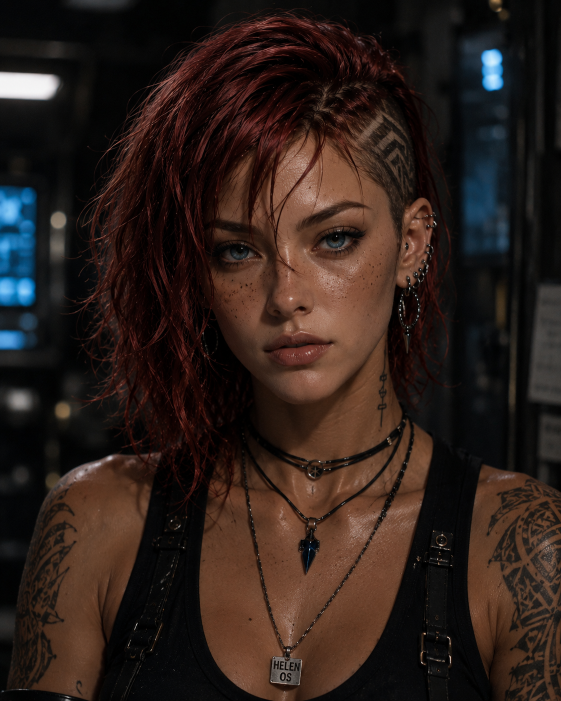
#> input picture artifacts/video/ship_2e_helen_speaks/source/helen_source.png, 1122 x 1402 px (shown at 1/2 size)
$ python -i embedders.py   (imports and definitions only)   (older library calls are emulated)
#> lines starting #> are read from the running program, lines starting #| are printed output that depends on the picture
#> further down, picture is the input picture: PIL image 1122x1402 RGB; mean R, G, B 45.4, 31.9, 26.5
"""Pixel-dependent embedder stubs — gates are meaningful even before ArcFace wiring.

Per operator 2026-04-20 revision: embedders MUST depend on image pixels,
otherwise the gate is vacuous (passes/fails regardless of content).
"""
import numpy as np
import cv2
from PIL import Image


def _to_gray(img: Image.Image, size: int = 96) -> np.ndarray:
#> called with size = 96
    arr = np.array(img.convert("RGB"))
    arr = cv2.resize(arr, (size, size), interpolation=cv2.INTER_AREA)
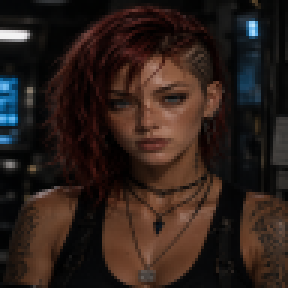
#> arr: shape (96, 96, 3) (shown 3 times larger); mean R, G, B 45.4, 31.9, 26.5
    gray = cv2.cvtColor(arr, cv2.COLOR_RGB2GRAY)
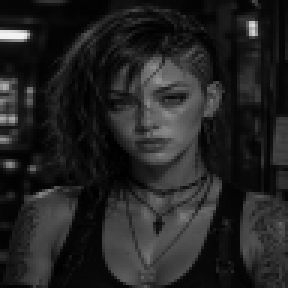
#> gray: shape (96, 96) (shown 3 times larger); min 0, max 243, mean 35.3
    return gray.astype(np.float32) / 255.0


def _unit(x: np.ndarray) -> np.ndarray:
    return x / (np.linalg.norm(x) + 1e-8)


class PixelHashEmbedder:
    """
    Fast, deterministic, image-dependent embedding:
      - computes DCT low-freq blocks (256 dims)
      - gradients histogram stats (mean / std / p90)
      - concat + trim/pad to requested dim
      - L2-normalize

    This is a placeholder until ArcFace (REAL) / anime embedder (TWIN) are wired.
    Enough signal for the calibration script to produce meaningful anchors.
    """
    def __init__(self, dim: int = 256):
        self.dim = dim

    def __call__(self, img: Image.Image) -> np.ndarray:
        g = _to_gray(img, 96)
        # DCT low-freq
        dct = cv2.dct(g)
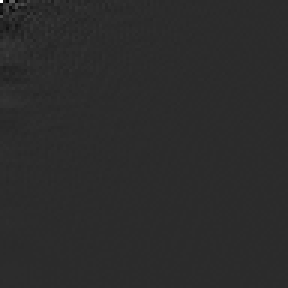
#> dct: shape (96, 96) float32 (shown 3 times larger); min -2.77, max 13.3, mean 0.000827; drawn with min black and max white
        low = dct[:16, :16].reshape(-1)  # 256 dims
#> low = 256 values, max 13.3 at index 0, min -2.77 at index 2, mean 0.0228
        # Gradient histogram (extra stability)
        gx = cv2.Sobel(g, cv2.CV_32F, 1, 0, ksize=3)
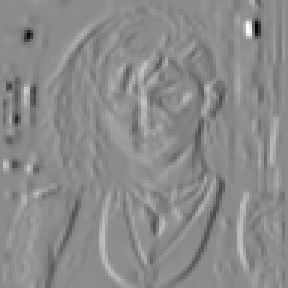
#> gx: shape (96, 96) float32 (shown 3 times larger); min -2.77, max 2.32, mean -0.00296; drawn with min black and max white
        gy = cv2.Sobel(g, cv2.CV_32F, 0, 1, ksize=3)
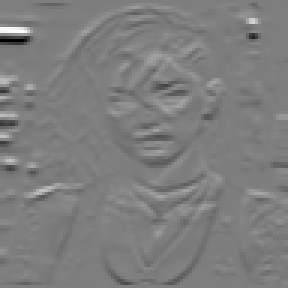
#> gy: shape (96, 96) float32 (shown 3 times larger); min -3.37, max 3.44, mean 0.00304; drawn with min black and max white
        mag = np.sqrt(gx * gx + gy * gy).reshape(-1)
#> mag = 9216 values, max 3.45 at index 967, min 0 at index 0, mean 0.281
        stats = np.array(
            [mag.mean(), mag.std(), np.percentile(mag, 90)],
            dtype=np.float32,
        )
#> stats = [0.281, 0.339, 0.653]
        v = np.concatenate([low.astype(np.float32), stats], axis=0)
#> v = 259 values, max 13.3 at index 0, min -2.77 at index 2, mean 0.0275
        # pad or trim
        if v.shape[0] < self.dim:
            v = np.pad(v, (0, self.dim - v.shape[0]))
        else:
            v = v[: self.dim]
#> v has the same summary as low
        return _unit(v.astype(np.float32))

>>> from PIL import Image
>>> picture = Image.open('../../../../../artifacts/video/ship_2e_helen_speaks/source/helen_source.png')
>>> result = PixelHashEmbedder()(picture)
#> result = 256 values, max 0.784 at index 0, min -0.163 at index 2, mean 0.00135
